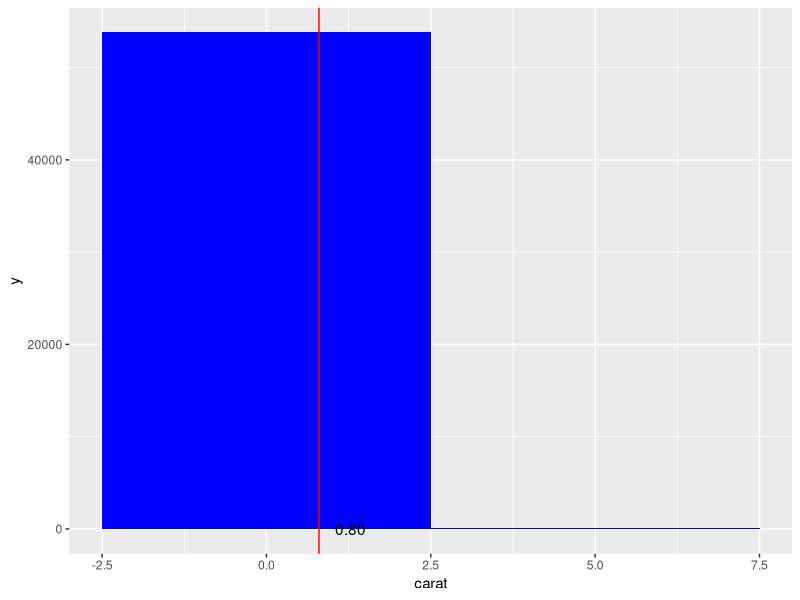
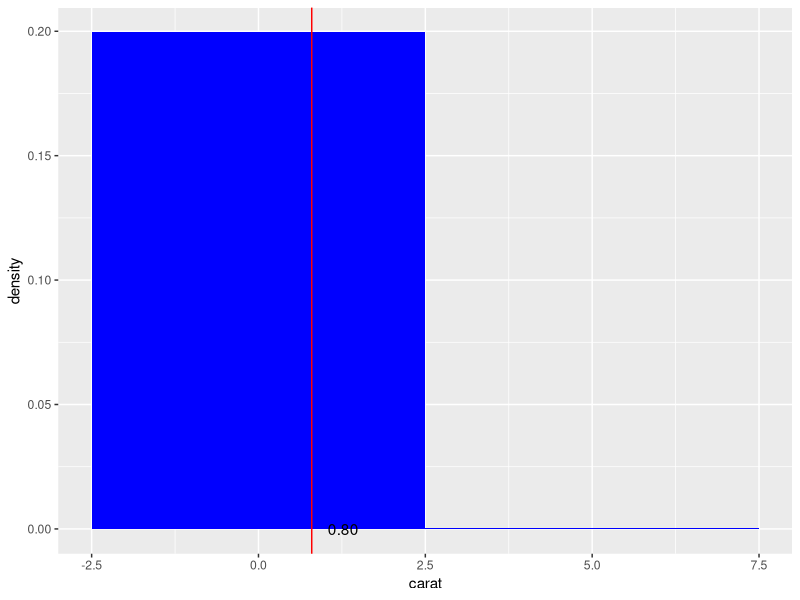
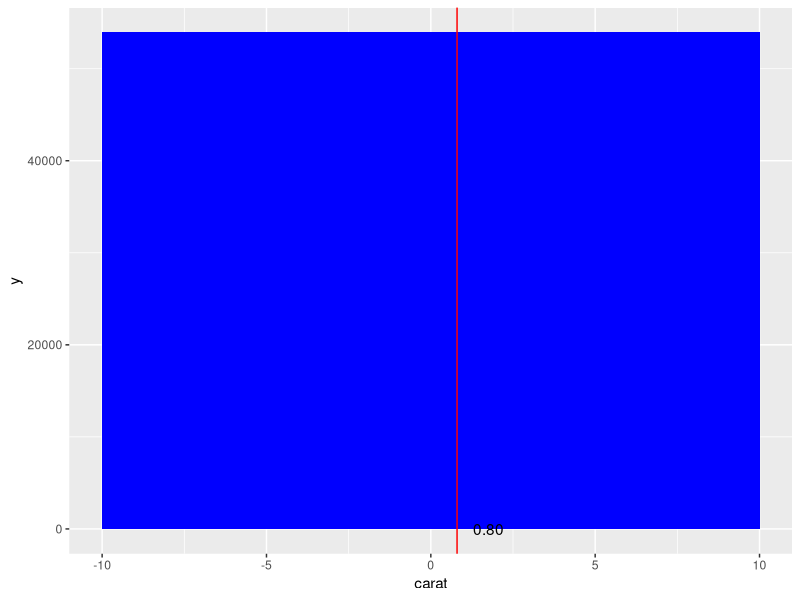
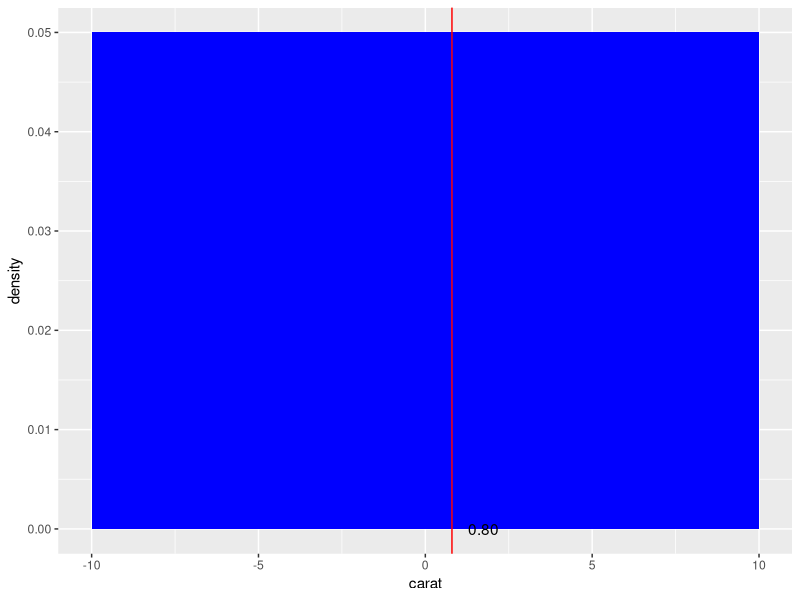
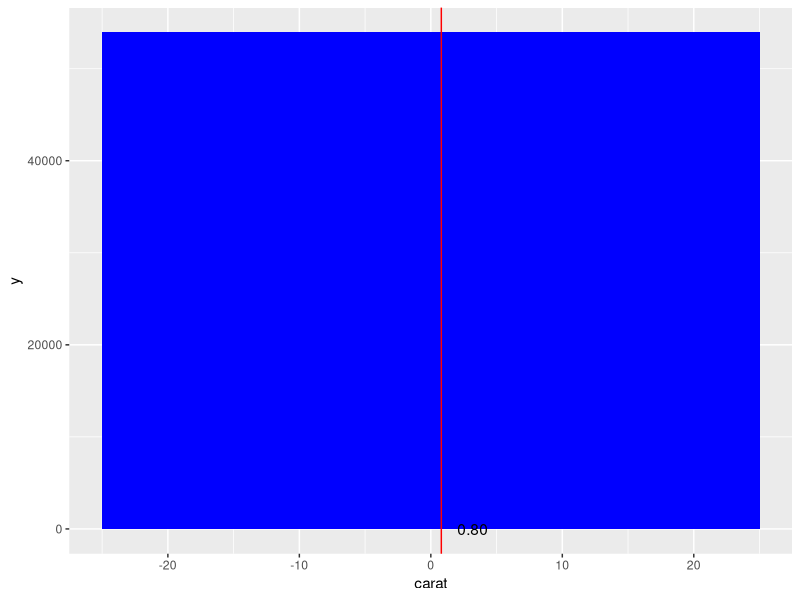
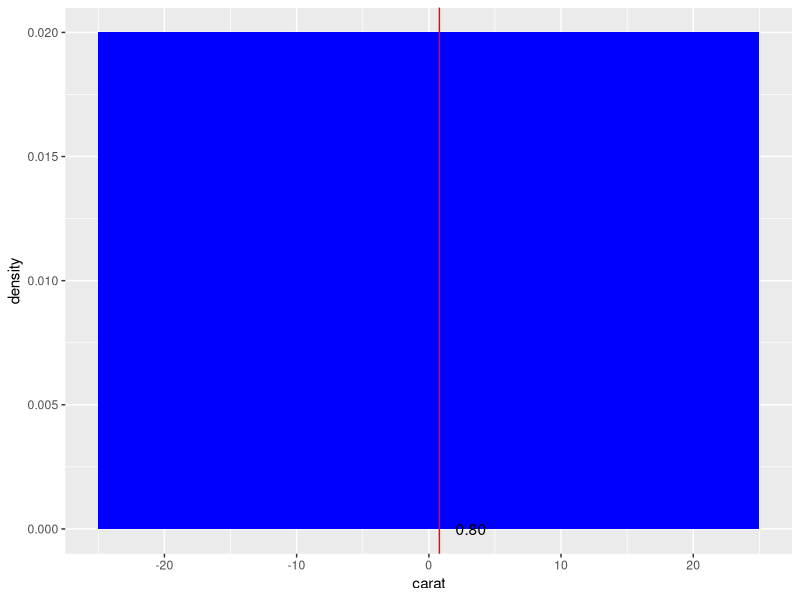
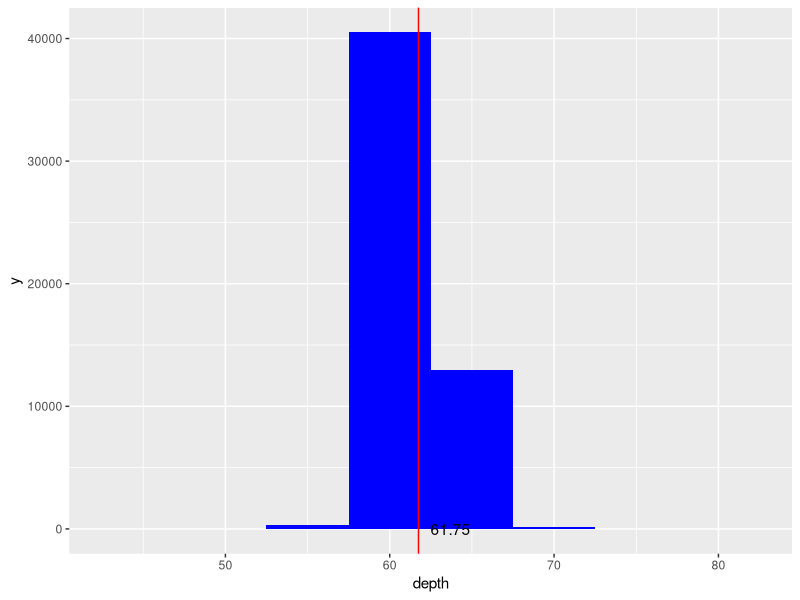
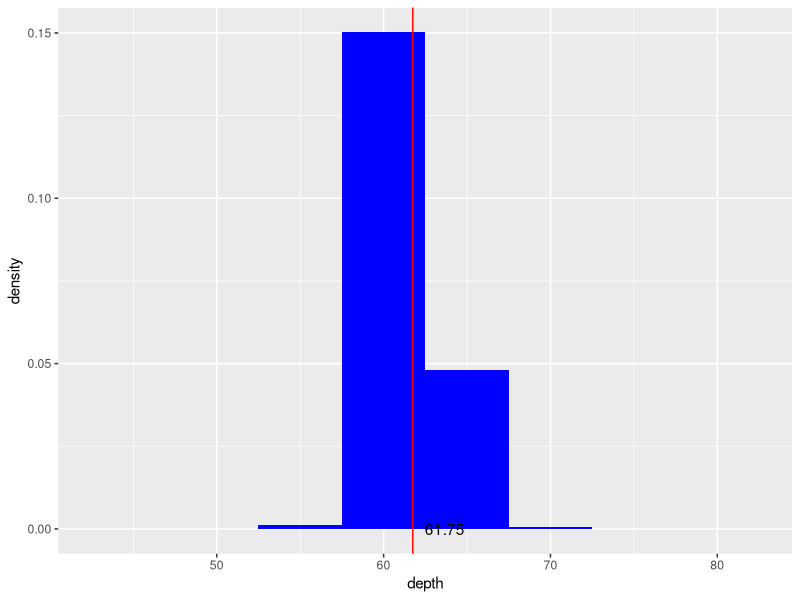

These charts were generated, in order, by the following R code:
#Homework 7
#Carmen Rollins

#Write an R function named explore that takes a data frame, a vector of bin sizes, and
#a correlation threshold as input parameters:

explore<-function(dframe,vector,thresh){ #starting to write the function explore...
  #dframe= data frame; 
  #vector= vector of bin sizes; 
  #thresh= correlation threshold
  require(grid)
  require(ggplot2) 
  require(grid)
  require(stats)
  require(plyr)
  nums<-dframe[which(lapply(dframe,is.numeric) == TRUE)] #make sure the data frame is numeric first...


#1) Plot a pair of blue histograms with a vertical red line at the mean (one using
#counts and the other density) for every numerical variable at each bin size specified
#in the bin sizes input parameter. You can plot individually or as a grid. If you chose
#to plot as a grid, there should be separate grids for each count-bin size combination
#and separate grids for each density-bin size combination. For example, given 5 numeric
#variables and a vector of three bin sizes will generate 30 individual plots or a total
#of 6 grid plots (with each grid plot containing 5 subplots).

#create loop in function for all variables, bin sizes and mean line: 
  
  
#This is similar to Prof G's notes...
  for (i in 1:length(nums)) #loops over each observation in dataframe (nums) 
  { for (j in 1:length(vector)) #loops over each observation in binsize (see below) 
    {

#Calculates the mean and label
col_mean <- mean(nums[[i]]) #calculating the mean of the columns in the dataframe nums 
mean_Label = sprintf("%8.2f ", col_mean) #returns character vector containing a form


#Plot regular count histogram with verticle red line at mean
nums_plot1 <- ggplot(nums, aes_string(x=nums[[i]])) 
nums_plot1<- nums_plot1 + 
             geom_histogram(fill = 'blue', binwidth=vector[j] ) + 
            geom_vline(xintercept=col_mean, colour='red') +
        labs(x=names(nums)[[i]]) +
  annotate("text",x=col_mean,y=0,label=mean_Label,hjust=0) #we tell it where to plot the line

      
print(nums_plot1) #printing count histogram
      
#Plot denisty histogram and verticle red line at mean
nums_plot2<-ggplot(nums, aes_string(x=nums[[i]]))
nums_plot2<- nums_plot2 +
        geom_histogram(aes(y=..density..), fill = 'blue', binwidth=vector[j]) +
        labs(x=names(nums)[[i]]) +
        geom_vline(xintercept=col_mean, colour='red')  + 
  annotate("text", x=col_mean, y=0, label=mean_Label, hjust=0) #we tell it where to plot the line

print(nums_plot2) #printing density histogram
  }
}

#2) Plot a gray bar graph for every categorical and binary variable.
    var_cat <- dframe[which(lapply(dframe, is.factor) == TRUE)] #extracting catagorial varialbes 
    var_bi <- dframe[which(lapply(dframe, is.logical) == TRUE)] #extracting binary varialbes 
    
#Plot catagorial variable (loop all observations of catagorial varialbes): 
    if (length(var_cat)>0)
      {
for(i in 1:length(var_cat)) #for each observation in var_cat
  {cat_var<-ggplot(var_cat[i], aes(x=var_cat[[i]])) + geom_bar(fill="gray") 
  print(cat_var)}}

#Plot binary variable (loop all obersations of binary variables):
if (length(var_bi)>0){
    for(i in 1:length(var_bi))
  {   bi_var<-ggplot(var_bi[i], aes(x=var_bi[[i]])) + geom_bar(fill="gray")
  print(bi_var)}
}

#3) Calculate the r2 (r-square) value for every pair of numerical variables.
r_sqr<-c()# creating empty variable for list of r^2 below...
final<- NULL
pearson_cor<-cor(nums, use = "everything", method = c("pearson")) #create matrix to get pearson method

#function to put all variable pairs in a column and have a second column of the pearson correlation coefficents:
var_columns <- function(data) {
  uptri <- upper.tri(data)
  data.frame( var1 = rownames(data)[row(data)[uptri]], var2 = rownames(data)[col(data)[uptri]], pearson =(data)[uptri])}
  #above is creating function(data) using the upper triangle section of the data from correlation (because the correlation data from
  #pearson matrix above will give us a matrix of MxM results for pearson correlation (as explained above, we get repeats)
  #Taking only the upper part of the triangle will eliminate the repeated variables from both the upper and lower part of the triangle. 
  
  a<-var_columns(pearson_cor) #putting the pearson correlations from dataset into the function
  
for (i in 1:(length(nums)-1))# two loops each so each variable in nums calculates r^2 (with no repeats)
{ for (j in ((i+1):length(nums))){
  r_sqr<-cbind(r_sqr,summary(lm(nums[[i]]~nums[[j]]))$r.squared)}#creating regression and extracting r^2 values  
}


#4) Return the following in an R list:
#a. A frequency table for every categorical and binary variable 

#using the binary and catagorial calculations from #2

  if (length(var_bi)>0) 
    { for (i in 1:(length(var_bi)))
  { freq_tbl_bi<-table(var_bi[i])
    }
    print(freq_tbl_bi) }
  

if (length(var_cat)>0)
  { for (i in 1:(length(var_cat)))
      { freq_tbl_cat<-table(var_cat[i])
  }
  print(freq_tbl_cat)
  }


#b. For numerical variables
  #i. A summary statistics table for each numerical variable

df<-nums #defines the data frame (df) as all numeric values
stats_tbl <- do.call(data.frame, #create table from dataframe using do.call function
                     list(mean = apply(df, 2, mean), #makes list of mean 
                    sd = apply(df, 2, sd), #standard deviation
                    median = apply(df, 2, median), #median
                    min = apply(df, 2, min), #min
                    max = apply(df, 2, max), #max
                    n = apply(df, 2, length))) #total number of observations
#print table at end

  #ii. A data frame that contains each pair of variable names and the associated
      #r-square value.

r_sqr<-cbind(as.vector(r_sqr)) #making r_sqr from part 3 into vectors so i can merge it with the pearson 

#To merge the two variabes we use the paste function:
#paste var1 and var2 from x together with separation of "-" 
variable_names<-(paste(a$var1, a$var2, sep= "-", collapse=NULL))  #naming variables
#This will now merge the variable_names of r_sqr and pearson correlation all together
final<-cbind(variable_names, is.numeric(a[3]), is.numeric(r_sqr)) #this will be the table we print for 4iii (though we need to modify a bit)
print(final)
  #iii. A data frame that contains each pair of variable names and correlation 
      #coefficient (Pearson) for all coefficients whose absolute value is greater
      #than the correlation threshold (do not repeat any pairs)

delete=NULL #making empty variable to create for function
pearson<-is.numeric(final[,2])
for (i in 1:length(pearson)) { #for each pearson correlation 
  if (abs(pearson[i]) <= thresh) { #if the abs value of each pearson corr is less than or equal to threshold
      delete<-c(delete,i) #we put it in new variable delete
    final_final<- final[-(delete),]  #we create a new variable with all varialbe pairs but eliminate
    #the ones that are less than/equal to threshold (i.e the ones we put into the delete variable)
  }

print(final_final) #Print the resultant dataframe.
}
print(stats_tbl)
}


#5) Test your function using the diamonds data frame expanded to include a logical
#column. To create a logical column, take the numeric column VS from the mtcars 
#dataset, extend it to the same length as the diamonds data, and convert it to a 
#logical column. Use a vector of bin sizes (5, 20, 50), and a correlation threshold 
#of 0.25. Also test your function using the mtcars data.

###### To test data
require(ggplot2) 
data(diamonds) 
data(mtcars) 
diamonds$vs <- rep((mtcars$vs == 1)[3:22], 2697) #add the logical variable 


explore(diamonds,c(5,20,50), 0.25)
explore(mtcars,c(5,20,50), 0.25)


